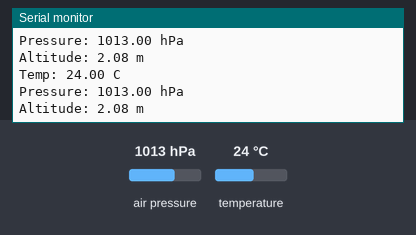
Recording of a program running on a simulated STM32 Nucleo. Shown: the last lines printed to the serial monitor. The test bench sets the inputs (shaded band); at power-on: air pressure 1013 hPa, temperature 24 °C.

Above: at 1.7 s.
1.8 s: air pressure set to 952 hPa
At 3.1 s:
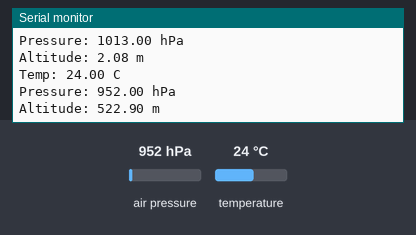
3.3 s: temperature set to 12 °C
At 4.3 s:
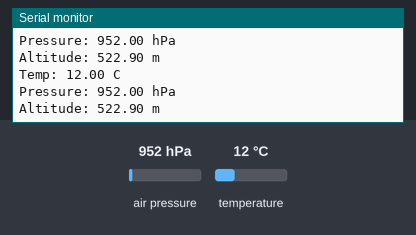
4.8 s: air pressure set to 975 hPa
At 6.3 s:
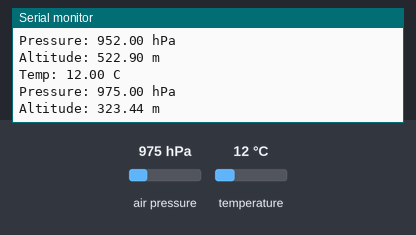
Timing chart, 0 to 7.8 s (numbered marks = the images above; inputs shaded):
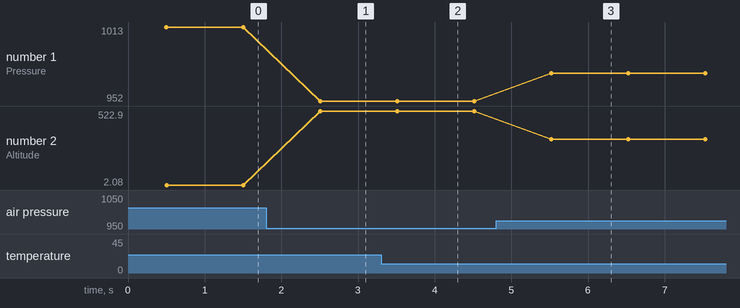

Measured:
- after the input at 1.8 s, the serial monitor: prints a new line after 0.71 s (image 1)
- after the input at 3.3 s, the serial monitor: prints a new line after 0.21 s (image 2)
- after the input at 4.8 s, the serial monitor: prints a new line after 0.72 s (image 3)
- plotted number 1: 1013 → 952 after the input at 1.8 s, 952 → 975 after the input at 4.8 s
- plotted number 2: 2.08 → 522.9 after the input at 1.8 s, 522.9 → 323.44 after the input at 4.8 s

The program:

main.cpp
```cpp
#include <Arduino.h>
#include <Wire.h>
#include <Adafruit_BMP280.h>

Adafruit_BMP280 bmp;

void setup() {
  Serial.begin(115200);
  delay(500);
  Wire.begin();

  if (!bmp.begin(0x76)) {
    Serial.println("BMP280 not found");
    while (true) delay(1000);
  }
  Serial.print("Chip ID: 0x");
  Serial.println(bmp.sensorID(), HEX);  // should print 0x58
}

void loop() {
  Serial.print("Temp: ");
  Serial.print(bmp.readTemperature());
  Serial.println(" C");

  Serial.print("Pressure: ");
  Serial.print(bmp.readPressure() / 100.0F);
  Serial.println(" hPa");

  Serial.print("Altitude: ");
  Serial.print(bmp.readAltitude(1013.25));
  Serial.println(" m");

  Serial.println();
  delay(1000);
}
```
